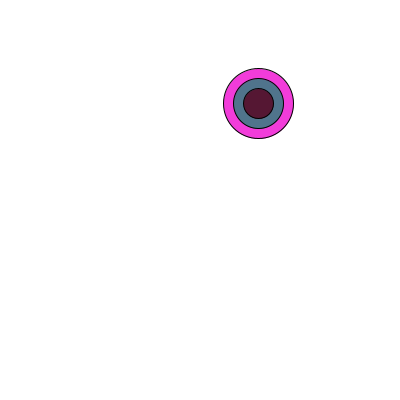
Frame 1 (no input)
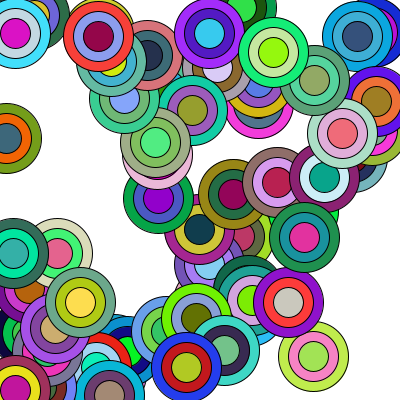
Frame 60 (the mouse pressed at the canvas centre just before this capture)
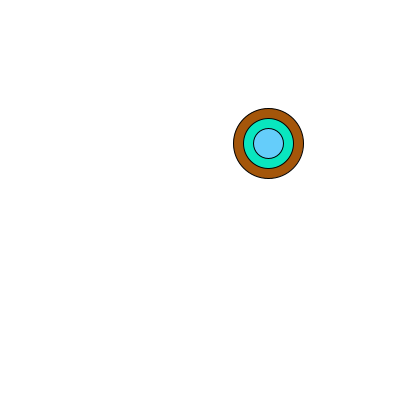
Frame 120 (the mouse held since frame 60 and released just before this capture)

The Processing sketch that drew these frames (run headless with seeded random() and noise(); from frame 60 on, the mouse is pressed at the canvas centre):

// Processing sketch: processing_147275
// ── processing_147275.pde


void setup() {
  size(400,400);
  background(255);
  smooth();
  frameRate(5);
}
  
void draw() {
  if(mousePressed){
    background(255);    
  }
  float x = random(width);
  float y = random(height);
  fill(random(255),random(255),random(255));
  ellipse(x,y,70,70);
  fill(random(255),random(255),random(255));
  ellipse(x,y,50,50);
  fill(random(255),random(255),random(255));
  ellipse(x,y,30,30);
}
  
  
